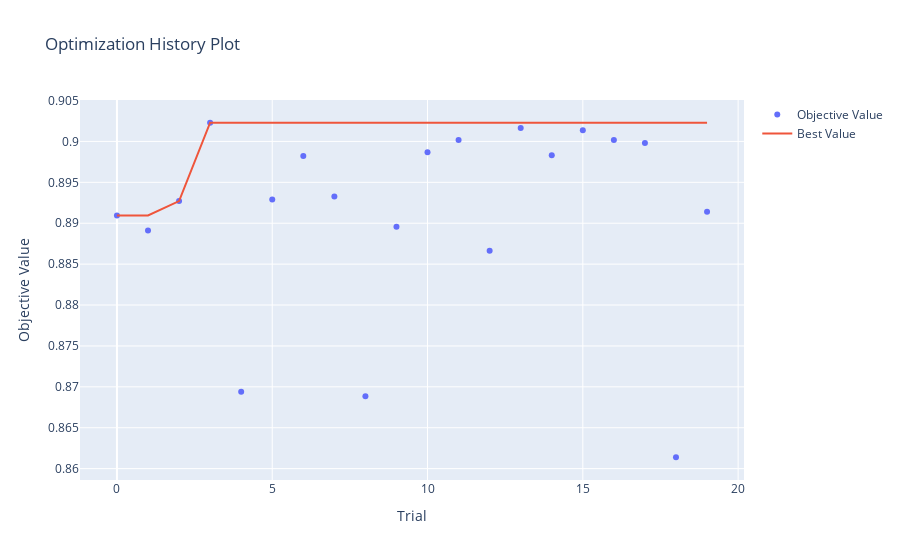

The notebook cell this image was saved under:
### Code cell
optuna.visualization.plot_optimization_history(study)

### Figure 1 — Plotly figure (JSON) as saved in the notebook; plotly's stock layout.template omitted (floating-point values rounded to 4 significant figures)
{"data": [{"mode": "markers", "name": "Objective Value", "type": "scatter", "x": [0, 1, 2, 3, 4, 5, 6, 7, 8, 9, 10, 11, 12, 13, 14, 15, 16, 17, 18, 19], "y": [0.891, 0.8891, 0.8927, 0.9023, 0.8694, 0.8929, 0.8982, 0.8933, 0.8689, 0.8896, 0.8987, 0.9002, 0.8866, 0.9016, 0.8983, 0.9014, 0.9002, 0.8998, 0.8614, 0.8914]}, {"mode": "lines", "name": "Best Value", "type": "scatter", "x": [0, 1, 2, 3, 4, 5, 6, 7, 8, 9, 10, 11, 12, 13, 14, 15, 16, 17, 18, 19], "y": [0.891, 0.891, 0.8927, 0.9023, 0.9023, 0.9023, 0.9023, 0.9023, 0.9023, 0.9023, 0.9023, 0.9023, 0.9023, 0.9023, 0.9023, 0.9023, 0.9023, 0.9023, 0.9023, 0.9023]}, {"marker": {"color": "#cccccc"}, "mode": "markers", "name": "Infeasible Trial", "showlegend": false, "type": "scatter", "x": [], "y": []}], "layout": {"title": {"text": "Optimization History Plot"}, "xaxis": {"title": {"text": "Trial"}}, "yaxis": {"title": {"text": "Objective Value"}}}}
